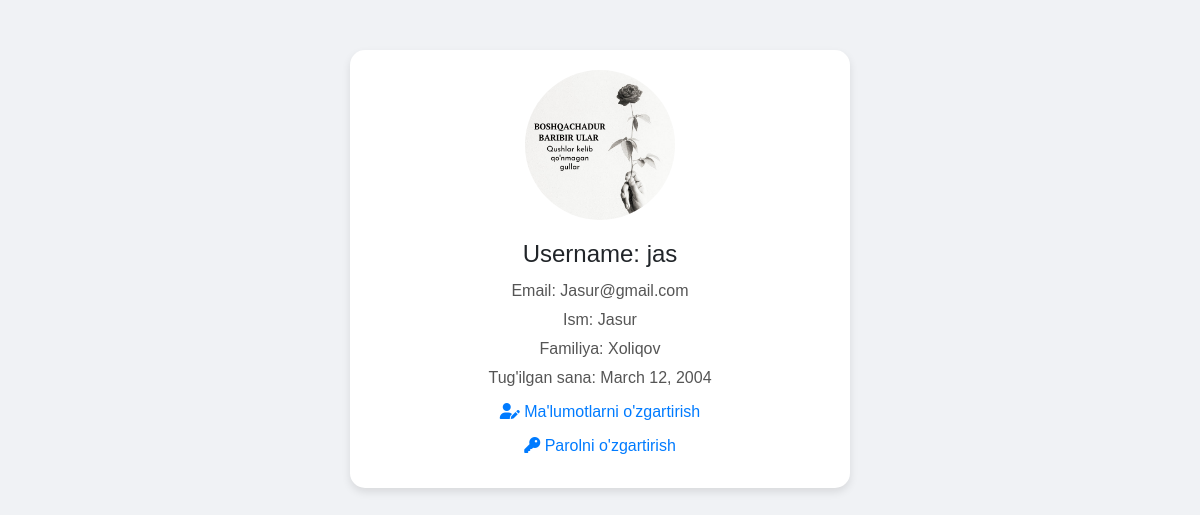
Page /profile/ (signed in) on the committed database.
### accounts/models.py (models this page shows, shortened)
class Profile(models.Model):
    user = models.OneToOneField(User,on_delete=models.CASCADE,)
    photo = models.ImageField(upload_to="users/", blank=True, null=True)
    date_of_birth = models.DateField(blank=True, null=True)

### accounts/views.py (the view)
# urls.py: path('profile/', dashboard_view, name='user_profile'),
@login_required
def dashboard_view(request):
    users = request.user
    profile_info = Profile.objects.get(user=users)
    context = {
        "user": users,
        "profile_info": profile_info
    }
    return render(request, "pages/user_profile.html", context=context)

### templates/pages/user_profile.html (shortened to what this page needs)
<!DOCTYPE html>
<html lang="en">
<head>
    <link href="https://cdn.jsdelivr.net/npm/bootstrap@5.0.2/dist/css/bootstrap.min.css" rel="stylesheet">
    <link rel="stylesheet" href="https://cdnjs.cloudflare.com/ajax/libs/font-awesome/6.4.2/css/all.min.css">
</head>
<body>
    <div class="profile-container">
        <img src="{{ profile_info.photo.url }}" alt="User Avatar">
        <h1>Username: {{ user.username }}</h1>
        <p>Email: {{ user.email }}</p>
        <p>Ism: {{ user.first_name }}</p>
        <p>Familiya: {{ user.last_name }}</p>
        <p>Tug'ilgan sana: {{ profile_info.date_of_birth }}</p>
        <a href="{% url 'profile_edit' %}"><i class="fas fa-user-edit"></i> Ma'lumotlarni o'zgartirish</a>
        <a href="{% url 'password_change' %}"><i class="fas fa-key"></i> Parolni o'zgartirish</a>
    </div>
</body>
</html>

### templates/pages/user_profile.html (style rules this page uses)
body { background-color: #f0f2f5; font-family: Arial, sans-serif; }
.profile-container { width: 80%; max-width: 500px; margin: 50px auto; background-color: #fff; border-radius: 15px; box-shadow: 0 4px 8px rgba(0, 0, 0, 0.1); padding: 20px; text-align: center; }
.profile-container img { border-radius: 50%; width: 150px; height: 150px; object-fit: cover; margin-bottom: 20px; }
.profile-container h1 { font-size: 24px; margin-bottom: 10px; }
.profile-container p { font-size: 16px; color: #555; margin-bottom: 5px; }
.profile-container a { display: block; margin: 10px 0; font-size: 16px; color: #007bff; text-decoration: none; }

### rows in the picture
Profile: photo (picture), date_of_birth "March 12, 2004"

### other values in the picture
{{ user.username }} "jas"
{{ user.email }} "Jasur@gmail.com"
{{ user.first_name }} "Jasur"
{{ user.last_name }} "Xoliqov"
